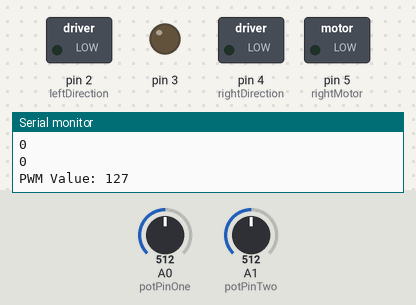
The sketch below on a simulated Arduino Uno, built with avr-gcc and run on an emulated ATmega328P. Parts: switched loads named in the sketch (green lamp = pin HIGH), output pins drawn as LEDs (lit = HIGH), the last lines printed to the serial monitor. The inputs (shaded band) are chosen by the test bench; at power-on: A0 (potPinOne) = 512, A1 (potPinTwo) = 512. Pins used as bus, display or sensor lines are not drawn.

Above: at 1.2 s.
1.3 s: A0 (potPinOne) set to 527
At 2.5 s:
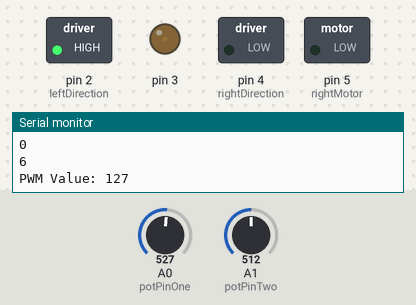
2.8 s: A0 (potPinOne) set to 541
At 4.0 s:
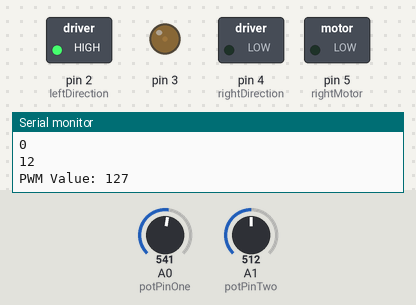
4.3 s: A1 (potPinTwo) set to 716
At 5.5 s:
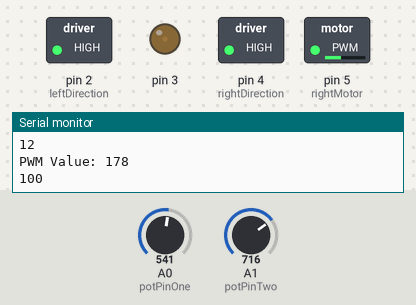
5.8 s: A1 (potPinTwo) set to 306
At 6.2 s:
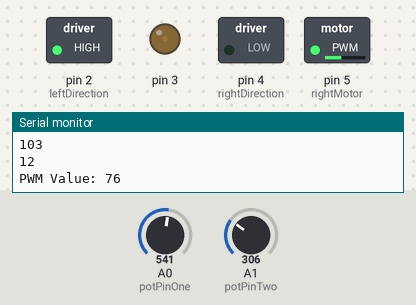
7.3 s: A0 (potPinOne) set to 511
At 8.4 s:
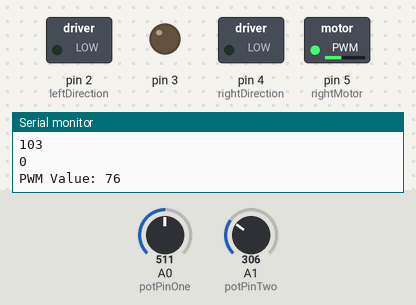
8.8 s: A1 (potPinTwo) set to 900
At 9.9 s:
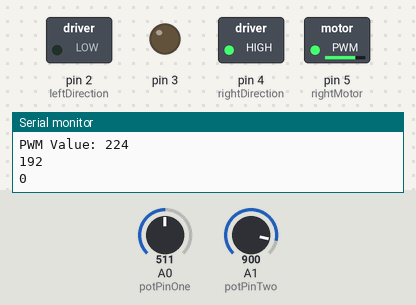
Timing chart, 0 to 11.3 s (numbered marks = the images above; inputs shaded):
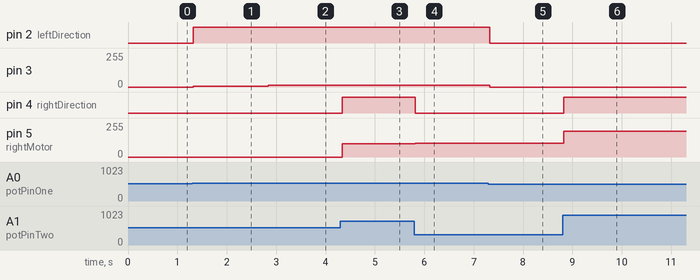

Measured:
- after the input at 1.3 s, pin 2 (leftDirection): LOW → HIGH at once; pin 3: 0/255 → 6/255 at once
- after the input at 2.8 s, pin 3: 6/255 → 12/255 at once
- after the input at 4.3 s, pin 4 (rightDirection): LOW → HIGH at once; pin 5 (rightMotor): 0/255 → 100/255 at once
- after the input at 5.8 s, pin 4 (rightDirection): HIGH → LOW at once; pin 5 (rightMotor): 100/255 → 103/255 at once
- after the input at 7.3 s, pin 2 (leftDirection): HIGH → LOW at once; pin 3: 12/255 → 0/255 at once
- after the input at 8.8 s, pin 4 (rightDirection): LOW → HIGH at once; pin 5 (rightMotor): 103/255 → 192/255 at once

The sketch:

joystickControlledMotor.ino
```cpp
int const rightMotor = 5;
int const rightDirection = 4;
int leftDirection =2;
int leftMotor =3;
int sleepPinL=8;
int const sleepPinR = 7;
int const potPinOne = A0;
int potPinTwo=A1;
int potValTwo;
int potValOne;
int motorSpeedL;
int motorSpeedR;
//int forwardSpeed;
//int backwardSpeed;
void controlMotor(int motorSpeed, int directionPin, int pwmPin);

void setup() {
  // put your setup code here, to run once:
  Serial.begin(9600);

  pinMode(rightDirection, OUTPUT);
  pinMode(sleepPinL, OUTPUT);
  pinMode(rightMotor, OUTPUT);
  pinMode(leftDirection, OUTPUT);
  pinMode(sleepPinR, OUTPUT);
  pinMode(rightMotor, OUTPUT);


  digitalWrite(sleepPinR, HIGH);
  digitalWrite(sleepPinL, HIGH);
}

void loop() {
  // put your main code here, to run repeatedly:
  potValOne = analogRead(potPinOne);
  potValTwo = analogRead(potPinTwo);

  motorSpeedR = map(potValOne, 0, 1023, 0, 255);
  motorSpeedL = map(potValTwo, 0, 1023, 0, 255);

  Serial.print("PWM Value: ");
  Serial.println(motorSpeedL);
  controlMotor(motorSpeedL,rightDirection,rightMotor);
  controlMotor(motorSpeedR,leftDirection,leftMotor);


}

void controlMotor(int motorSpeed, int directionPin, int pwmPin){
 if (motorSpeed >= 0 && motorSpeed < 128){
    digitalWrite(directionPin, LOW);
    int backwardSpeed = map(motorSpeed, 0, 127, 255, 0);
    analogWrite(pwmPin, backwardSpeed);
    Serial.println(backwardSpeed);
  }else if (motorSpeed >= 128 && motorSpeed < 256){
    digitalWrite(directionPin, HIGH);
    int forwardSpeed = map(motorSpeed, 128, 255, 0, 255);
    analogWrite(pwmPin, forwardSpeed);
    Serial.println(forwardSpeed);

  }


}
```
